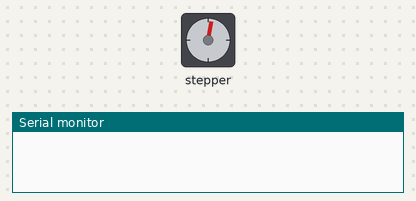
A sketch run on a simulated ESP32. On the bench: stepper motor, the last lines printed to the serial monitor. Stepper angles assume 2048 steps per turn.

Above: at 0.96 s.
At 10.56 s:
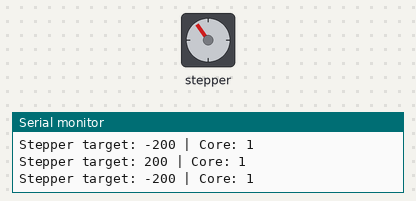
At 19.48 s:
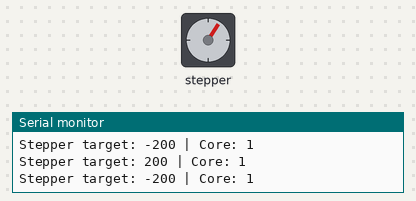
At 38.53 s:
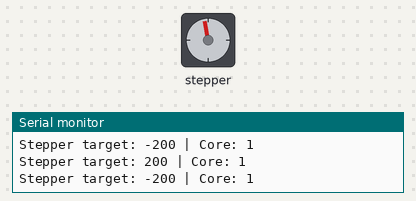
Timing chart, 0 to 40.0 s (numbered marks = the images above):
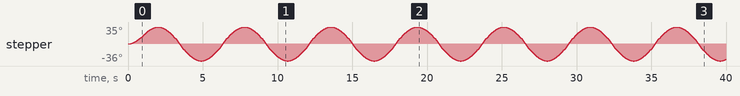

The sketch:

Stepper.ino
```cpp
#include <Arduino.h>
#include <AccelStepper.h>

#define IN1 18
#define IN2 17
#define IN3 16
#define IN4 15

#define CORE_ID 0

AccelStepper stepper(AccelStepper::FULL4WIRE, IN1, IN3, IN2, IN4);

void taskStepper(void *pvParameters) {
  stepper.setMaxSpeed(400.0);
  stepper.setAcceleration(200.0);
  stepper.moveTo(200);

  while (1) {
    if (stepper.distanceToGo() == 0) {
      long tgt = (stepper.currentPosition() >= 0) ? -200 : 200;
      stepper.moveTo(tgt);
      Serial.print("Stepper target: "); Serial.print(tgt);
      Serial.print(" | Core: ");        Serial.println(xPortGetCoreID());
    }
    stepper.run();
    vTaskDelay(1);
  }
}

void setup() {
  Serial.begin(115200);
  xTaskCreatePinnedToCore(taskStepper, "taskStepper", 4096, NULL, 1, NULL, CORE_ID);
}

void loop() {}
```
